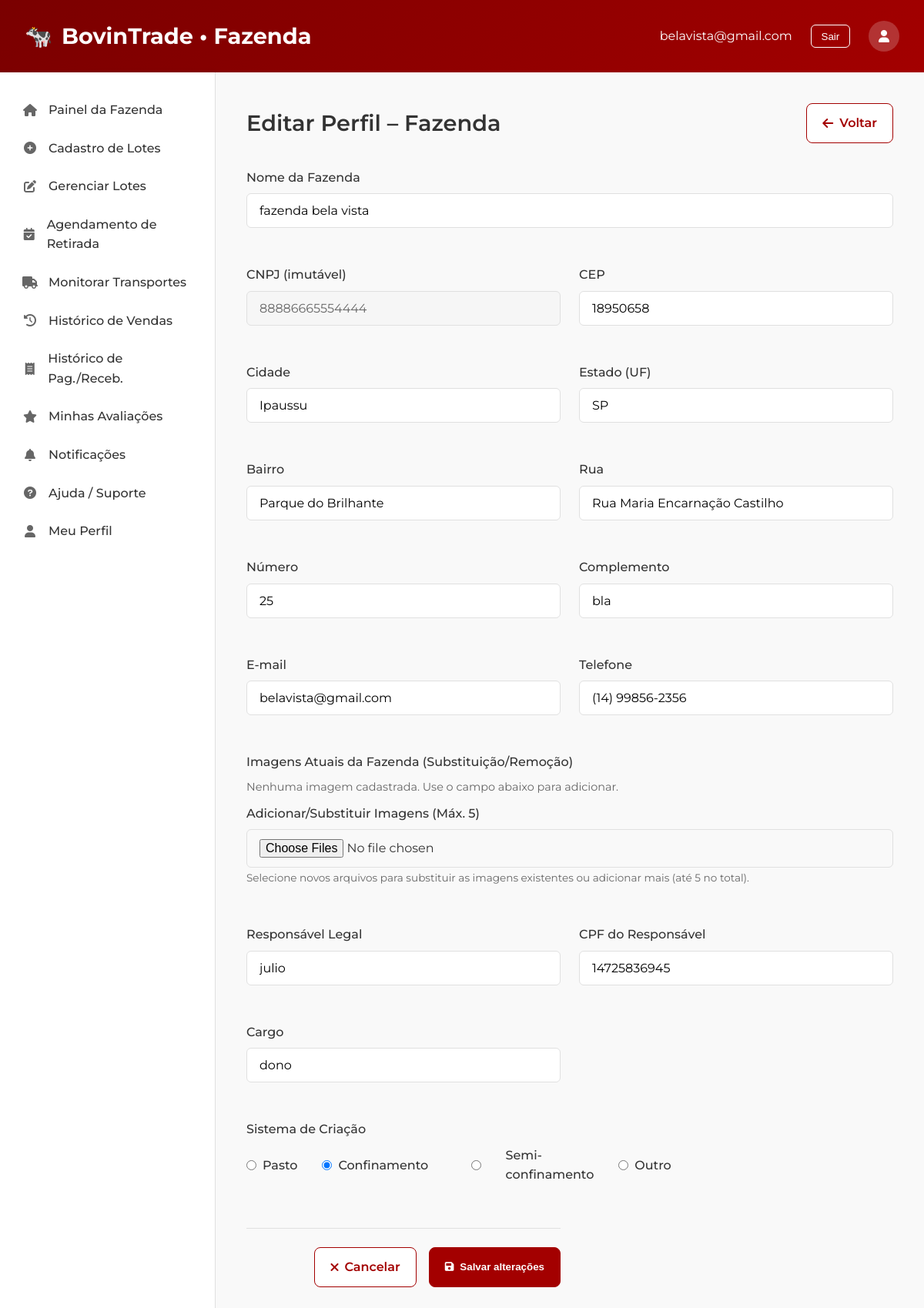
Page /01-meu-perfil-fazenda-editar.php (signed in) on the committed database.
### tables this page shows
CREATE TABLE `fazenda` (
  `usuario_id` bigint(20) UNSIGNED NOT NULL,
  `sistema_criacao` varchar(100) NOT NULL,
  `responsavel_legal` varchar(255) NOT NULL,
  `cpf_responsavel` char(11) NOT NULL,
  `cargo_responsavel` varchar(120) DEFAULT NULL
);

CREATE TABLE `usuarios` (
  `id` bigint(20) UNSIGNED NOT NULL,
  `tipo_usuario` enum('FAZENDA','FRIGORIFICO','TRANSPORTADORA') NOT NULL,
  `nome_razao` varchar(255) NOT NULL,
  `email` varchar(255) NOT NULL,
  `telefone` varchar(30) NOT NULL,
  `senha_hash` varchar(255) DEFAULT NULL,
  `cnpj` char(14) DEFAULT NULL,
  `cpf` char(11) DEFAULT NULL,
  `cep` varchar(20) NOT NULL,
  `cidade` varchar(120) NOT NULL,
  `estado` char(2) NOT NULL,
  `bairro` varchar(120) DEFAULT NULL,
  `rua` varchar(255) DEFAULT NULL,
  `numero` varchar(30) DEFAULT NULL,
  `complemento` varchar(255) DEFAULT NULL,
  `latitude` decimal(9,6) DEFAULT NULL,
  `longitude` decimal(9,6) DEFAULT NULL,
  `created_at` timestamp NOT NULL DEFAULT current_timestamp(),
  `updated_at` timestamp NOT NULL DEFAULT current_timestamp() ON UPDATE current_timestamp()
);

### 01-meu-perfil-fazenda-editar.php (the view, shortened to what this page needs)
<?php
require_once 'config.php';
$u = $_SESSION['usuario'];
function e($s){ return htmlspecialchars((string)$s, ENT_QUOTES | ENT_SUBSTITUTE, 'UTF-8'); }
$userId = (int)($u['id'] ?? 0);
$erros = [];
$dados = [
    'nome_razao'=>'','cnpj'=>'','cep'=>'','cidade'=>'','estado'=>'','bairro'=>'','rua'=>'','numero'=>'','complemento'=>'',
    'email'=>'','telefone'=>'','responsavel_legal'=>'','cpf_responsavel'=>'','cargo_responsavel'=>'','sistema_criacao'=>'',
];
$imagens_existentes = [];
try {
    $sql = "SELECT
             u.nome_razao, u.cnpj, u.cep, u.cidade, u.estado, u.bairro, u.rua, u.numero, u.complemento,
             u.email, u.telefone,
             f.responsavel_legal, f.cpf_responsavel, f.cargo_responsavel, f.sistema_criacao
           FROM usuarios u
           LEFT JOIN fazenda f ON f.usuario_id = u.id
           WHERE u.id = ?
           LIMIT 1";
    $st = $pdo->prepare($sql);
    $st->execute([$userId]);
    if ($row = $st->fetch(PDO::FETCH_ASSOC)) {
        foreach ($dados as $k => $v) if (array_key_exists($k, $row)) $dados[$k] = (string)$row[$k];
    }
    $sqlImg = "SELECT id, url FROM fazenda_imagens WHERE usuario_id = ?";
    $stImg = $pdo->prepare($sqlImg);
    $stImg->execute([$userId]);
    $imagens_existentes = $stImg->fetchAll(PDO::FETCH_ASSOC);
} catch (Throwable $e) {
    $erros[] = 'Erro ao carregar dados: ' . $e->getMessage();
}
$emailHeader = e($u['email'] ?? '');
?>
<!DOCTYPE html>
<html lang="pt-br">
<head>
    <link rel="stylesheet" href="https://cdnjs.cloudflare.com/ajax/libs/font-awesome/6.0.0/css/all.min.css">
</head>
<body>
<header>
    <div class="logo">🐄 <span>BovinTrade • Fazenda</span></div>
    <div class="user-menu">
        <span><?= $emailHeader ?></span>
        <form action="logout.php" method="post"><button type="submit">Sair</button></form>
        <div class="user-avatar"><i class="fas fa-user"></i></div>
    </div>
</header>
<div class="container">
    <aside class="sidebar">
        <ul class="sidebar-menu">
            <a href="02-painel-fazenda.php" class="menu-item <?= $current_page === '02-painel-fazenda.php' ? 'active' : '' ?>">
                <i class="fas fa-home"></i><span>Painel da Fazenda</span>
            </a>
            <a href="03-cadastro-lote.php" class="menu-item <?= $current_page === '03-cadastro-lote.php' ? 'active' : '' ?>">
                <i class="fas fa-plus-circle"></i><span>Cadastro de Lotes</span>
            </a>
            <a href="gerenciar-lotes.php" class="menu-item <?= $current_page === 'gerenciar-lotes.php' ? 'active' : '' ?>">
                <i class="fas fa-edit"></i><span>Gerenciar Lotes</span>
            </a>
            <a href="agendar-transporte-f.php" class="menu-item <?= $current_page === 'agendar-retirada.php' ? 'active' : '' ?>">
                <i class="fas fa-calendar-check"></i><span>Agendamento de Retirada</span>
            </a>
              <a href="monitorar-transportes-faz.php" class="menu-item">
                <i class="fas fa-truck"></i><span>Monitorar Transportes</span>
            </a>
            <a href="05-historico-vendas.php" class="menu-item <?= $current_page === '05-historico-vendas.php' ? 'active' : '' ?>">
                <i class="fas fa-history"></i><span>Histórico de Vendas</span>
            </a>
            <a href="06-historico-pgtorec.php" class="menu-item <?= $current_page === '06-historico-pgtorec.php' ? 'active' : '' ?>">
                <i class="fas fa-receipt"></i><span>Histórico de Pag./Receb.</span>
            </a>
            <a href="minhas-avaliacoes-fazenda.php" class="menu-item <?= $current_page === 'minhas-avaliacoes-fazenda.php' ? 'active' : '' ?>">
                <i class="fas fa-star"></i><span>Minhas Avaliações</span>
            </a>
            <a href="notificacoes-fazenda.php" class="menu-item <?= $current_page === 'notificacoes-fazenda.php' ? 'active' : '' ?>">
                <i class="fas fa-bell"></i><span>Notificações</span>
            </a>
            <a href="17-ajudafz.php" class="menu-item <?= $current_page === '17-ajudafz.php' ? 'active' : '' ?>">
                <i class="fas fa-question-circle"></i><span>Ajuda / Suporte</span>
            </a>
            <a href="01-meu-perfil-fazenda.php" class="menu-item <?= $current_page === '01-meu-perfil-fazenda.php' ? 'active' : '' ?>">
                <i class="fas fa-user"></i><span>Meu Perfil</span>
            </a>
        </ul>
    </aside>
    <main class="main">
        <div class="page-header">
            <div class="page-title">Editar Perfil – Fazenda</div>
            <div>
                <a class="btn" href="01-meu-perfil-fazenda.php"><i class="fas fa-arrow-left"></i> Voltar</a>
            </div>
        </div>
        <div class="card">
            <form class="form-grid" method="post" autocomplete="on" enctype="multipart/form-data">
                <div class="form-group full-width">
                    <label for="nome_razao">Nome da Fazenda</label>
                    <input type="text" id="nome_razao" name="nome_razao" required value="<?= e($dados['nome_razao']) ?>">
                </div>
                <div class="form-group">
                    <label for="cnpj">CNPJ (imutável)</label>
                    <input type="text" id="cnpj" value="<?= e($dados['cnpj']) ?>" disabled>
                </div>
                <div class="form-group">
                    <label for="cep">CEP</label>
                    <input type="text" id="cep" name="cep" required value="<?= e($dados['cep']) ?>">
                </div>
                <div class="form-group">
                    <label for="cidade">Cidade</label>
                    <input type="text" id="cidade" name="cidade" required value="<?= e($dados['cidade']) ?>">
                </div>
                <div class="form-group">
                    <label for="estado">Estado (UF)</label>
                    <input type="text" id="estado" name="estado" maxlength="2" required value="<?= e($dados['estado']) ?>">
                </div>
                <div class="form-group">
                    <label for="bairro">Bairro</label>
                    <input type="text" id="bairro" name="bairro" value="<?= e($dados['bairro']) ?>">
                </div>
                <div class="form-group">
                    <label for="rua">Rua</label>
                    <input type="text" id="rua" name="rua" value="<?= e($dados['rua']) ?>">
                </div>
                <div class="form-group">
                    <label for="numero">Número</label>
                    <input type="text" id="numero" name="numero" value="<?= e($dados['numero']) ?>">
                </div>
                <div class="form-group">
                    <label for="complemento">Complemento</label>
                    <input type="text" id="complemento" name="complemento" value="<?= e($dados['complemento']) ?>">
                </div>
                <div class="form-group">
                    <label for="email">E-mail</label>
                    <input type="email" id="email" name="email" required value="<?= e($dados['email']) ?>">
                </div>
                <div class="form-group">
                    <label for="telefone">Telefone</label>
                    <input type="tel" id="telefone" name="telefone" required value="<?= e($dados['telefone']) ?>">
                </div>
                <div class="form-group full-width">
                    <label>Imagens Atuais da Fazenda (Substituição/Remoção)</label>
                    <?php if (!empty($imagens_existentes)): ?>
                        <div class="image-gallery">
                            <?php foreach ($imagens_existentes as $img): ?>
                                <div class="image-item" id="img-<?= e($img['id']) ?>">
                                    <img src="<?= e($img['url']) ?>" alt="Imagem da Fazenda">
                                    <button type="button" class="remove-btn"
                                            onclick="if(confirm('Tem certeza que deseja remover esta imagem?')) removerImagem(<?= (int)$img['id'] ?>)">
                                        <i class="fas fa-times"></i>
                                    </button>
                                </div>
                            <?php endforeach; ?>
                        </div>
                    <?php else: ?>
                        <p style="color:var(--text-light); font-size:0.9rem;">Nenhuma imagem cadastrada. Use o campo abaixo para adicionar.</p>
                    <?php endif; ?>
                    <label for="imagens_upload" style="margin-top:10px;">Adicionar/Substituir Imagens (Máx. 5)</label>
                    <input type="file" id="imagens_upload" name="imagens[]" accept="image/jpeg, image/png" multiple>
                    <small style="color:var(--text-light); font-size:0.85rem;">Selecione novos arquivos para substituir as imagens existentes ou adicionar mais (até 5 no total).</small>
                </div>
                <div class="form-group">
                    <label for="responsavel_legal">Responsável Legal</label>
                    <input type="text" id="responsavel_legal" name="responsavel_legal" required value="<?= e($dados['responsavel_legal']) ?>">
                </div>
                <div class="form-group">
                    <label for="cpf_responsavel">CPF do Responsável</label>
                    <input type="text" id="cpf_responsavel" name="cpf_responsavel" required value="<?= e($dados['cpf_responsavel']) ?>">
                </div>
                <div class="form-group">
                    <label for="cargo_responsavel">Cargo</label>
                    <input type="text" id="cargo_responsavel" name="cargo_responsavel" value="<?= e($dados['cargo_responsavel']) ?>">
                </div>
                <div class="form-group full-width">
                    <label>Sistema de Criação</label>
                    <div style="display:flex; gap:2rem;">
                        <?php $sc = $dados['sistema_criacao']; ?>
                        <label style="display:flex; align-items:center; gap:.5rem;">
                            <input type="radio" name="sistema_criacao" value="Pasto" <?= $sc==='Pasto'?'checked':'' ?>> Pasto
                        </label>
                        <label style="display:flex; align-items:center; gap:.5rem;">
                            <input type="radio" name="sistema_criacao" value="Confinamento" <?= $sc==='Confinamento'?'checked':'' ?>> Confinamento
                        </label>
                        <label style="display:flex; align-items:center; gap:.5rem;">
                            <input type="radio" name="sistema_criacao" value="Semi-confinamento" <?= $sc==='Semi-confinamento'?'checked':'' ?>> Semi-confinamento
                        </label>
                        <label style="display:flex; align-items:center; gap:.5rem;">
                            <input type="radio" name="sistema_criacao" value="Outro" <?= !in_array($sc, ['Pasto', 'Confinamento', 'Semi-confinamento'])?'checked':'' ?>> Outro
                        </label>
                    </div>
                </div>
                <div class="actions full-width" style="display:flex; gap:1rem; justify-content:flex-end; padding-top:1.5rem; border-top:1px solid var(--border);">
                    <a class="btn" href="01-meu-perfil-fazenda.php"><i class="fas fa-times"></i> Cancelar</a>
                    <button type="submit" class="btn btn-primary"><i class="fas fa-save"></i> Salvar alterações</button>
                </div>
            </form>
        </div>
    </main>
</div>
</body>
</html>

### 01-meu-perfil-fazenda-editar.php (style rules this page uses)
:root { --primary:#a30000; --primary-dark:#7a0000; --text:#333; --text-light:#666; --background:#fff; --border:#e0e0e0; }
* { box-sizing:border-box; margin:0; padding:0; }
html,body { font-family:'Montserrat',sans-serif; background:#fff; color:#333; height:100%; max-width:100vw; overflow-x:hidden; line-height:1.6; }
header { background:linear-gradient(135deg,var(--primary-dark),var(--primary)); color:#fff; padding:1.5rem 2rem; display:flex; justify-content:space-between; align-items:center; box-shadow:0 4px 12px rgba(0,0,0,.1); }
.logo { font-size:1.8rem; font-weight:700; display:flex; align-items:center; gap:.75rem; }
.user-menu { display:flex; align-items:center; gap:1.5rem; }
.user-menu form button { background:none; border:1px solid #fff; color:#fff; padding:.4rem .8rem; border-radius:6px; cursor:pointer; }
.user-avatar { width:40px; height:40px; border-radius:50%; background:rgba(255,255,255,.2); display:flex; align-items:center; justify-content:center; }
.container { display:flex; min-height:calc(100vh - 76px); }
.sidebar { width:280px; background:#fff; border-right:1px solid var(--border); padding:1.5rem 0; box-shadow:2px 0 8px rgba(0,0,0,.05); }
.sidebar-menu { list-style:none; }
.menu-item { padding:.75rem 1.5rem; display:flex; align-items:center; gap:.75rem; color:#333; text-decoration:none; font-weight:500; border-left:3px solid transparent; transition:.2s; }
.menu-item i { width:24px; text-align:center; color:var(--text-light); }
.main { flex:1; padding:2.5rem; background:#f9f9f9; overflow-y:auto; }
.page-header { display:flex; justify-content:space-between; align-items:center; margin-bottom:2rem; }
.page-title { font-size:1.8rem; font-weight:600; }
.form-grid { display:grid; grid-template-columns:repeat(2,1fr); gap:1.5rem; }
.form-group { margin-bottom:1.5rem; }
.form-group.full-width { grid-column: span 2; }
label { display:block; margin-bottom:.5rem; font-weight:500; }
input, select { width:100%; padding:.75rem 1rem; border:1px solid var(--border); border-radius:6px; font-family:'Montserrat',sans-serif; font-size:1rem; }
input[disabled] { background:#f6f6f6; color:#666; }
.btn { padding:.75rem 1.25rem; border-radius:8px; font-weight:600; cursor:pointer; border:1px solid var(--primary); background:#fff; color:var(--primary); text-decoration:none; display:inline-flex; align-items:center; gap:.5rem; }
.btn-primary { background:var(--primary); color:#fff; border-color:var(--primary); }

### rows in the picture
fazenda: usuario_id.email "belavista@gmail.com", nome_razao "fazenda bela vista", usuario_id.cnpj "88886665554444", cep "18950658", cidade "Ipaussu", estado "SP", bairro "Parque do Brilhante", rua "Rua Maria Encarnação Castilho", numero "25", complemento "bla", email "belavista@gmail.com", telefone "(14) 99856-2356", responsavel_legal "julio", cpf_responsavel "14725836945", cargo_responsavel "dono", sistema_criacao "☐ Pasto", sistema_criacao "☑ Confinamento", sistema_criacao "☐ Semi-confinamento", sistema_criacao "☐ Outro"
